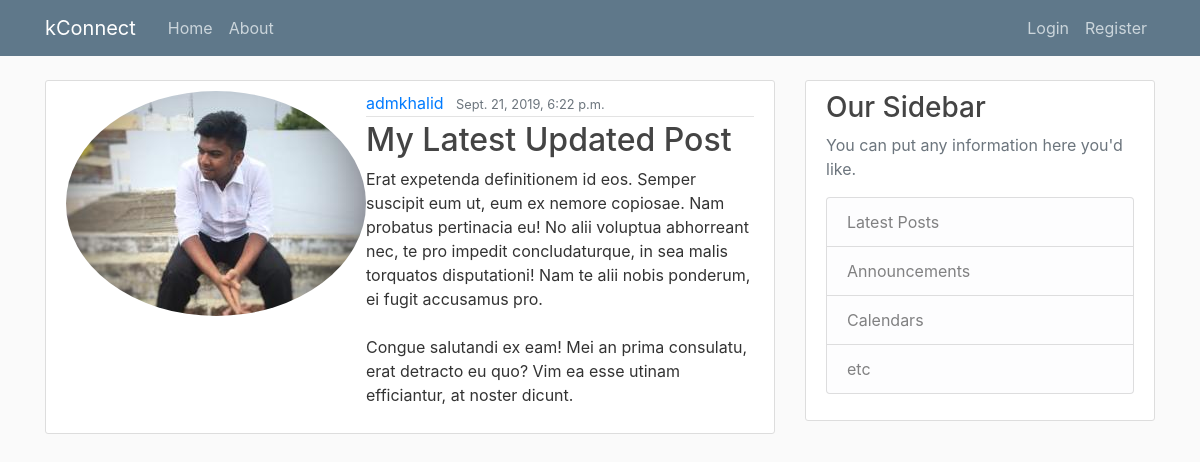
The page /post/33/ on the database its author committed.
### blog/models.py (models this page shows, shortened)
class Post(models.Model):
    title = models.CharField(max_length = 100)
    content = models.TextField()
    date_posted = models.DateTimeField(default=timezone.now) #now is a function. don't include the paranthesis, otherwise it'll execute.
    author = models.ForeignKey(User, on_delete = models.CASCADE) #on_delete = models.CASCADE deletes the post of the user is deleted

### users/models.py (models this page shows, shortened)
class Profile(models.Model):
    user = models.OneToOneField(User, on_delete = models.CASCADE)
    image = models.ImageField(default = 'default.jpeg', upload_to = 'profile_pics')

### blog/views.py (the view)
# urls.py: path('post/<int:pk>/', PostDetailView.as_view(), name='post-detail'), #pk is the primary key of the post model
class PostDetailView(DetailView):
    model = Post

### blog/templates/blog/post_detail.html (shortened to what this page needs)
{% extends "blog/base.html" %}
{% block content %}
    <article class="media content-section">
        <img src="{{object.author.profile.image.path}}" alt="" class="rounded-circle article-image">
        <div class="media-body">
            <div class="article-metadata">
                <a class="mr-2" href="{% url 'user-posts' object.post.author.username  %}">{{ object.author }}</a>
                <small class="text-muted">{{ object.date_posted }}</small>
            </div>
            <h2 class="article-title">{{ object.title }}</h2>
            <p class="article-content">{{ object.content }}</p>
        </div>
    </article>
{% endblock %}

### blog/static/blog/main.css (style rules this page uses)
body { background: #fafafa; color: #333333; margin-top: 5rem; }
h1, h2, h3, h4, h5, h6 { color: #444444; }
.content-section { background: #ffffff; padding: 10px 20px; border: 1px solid #dddddd; border-radius: 3px; margin-bottom: 20px; }
.article-title { color: #444444; }
.article-content { white-space: pre-line; }
.article-metadata { padding-bottom: 1px; margin-bottom: 4px; border-bottom: 1px solid #e3e3e3 }

### rows shown on the page
Post: author.profile.image.path (picture), author "admkhalid", date_posted "Sept. 21, 2019, 6:22 p.m.", title "My Latest Updated Post", content "Erat expetenda definitionem id eos. Semper suscipit eum ut, eum ex nemore copiosae. Nam probatus pertinacia eu! No alii voluptua abhorreant nec, te pro impedit concludaturque, in sea malis torquatos disputationi! Nam te alii nobis ponderum, ei fugit accusamus pro. Congue salutandi ex eam! Mei an prima consulatu, erat detracto eu quo? Vim ea esse utinam efficiantur, at noster dicunt."
